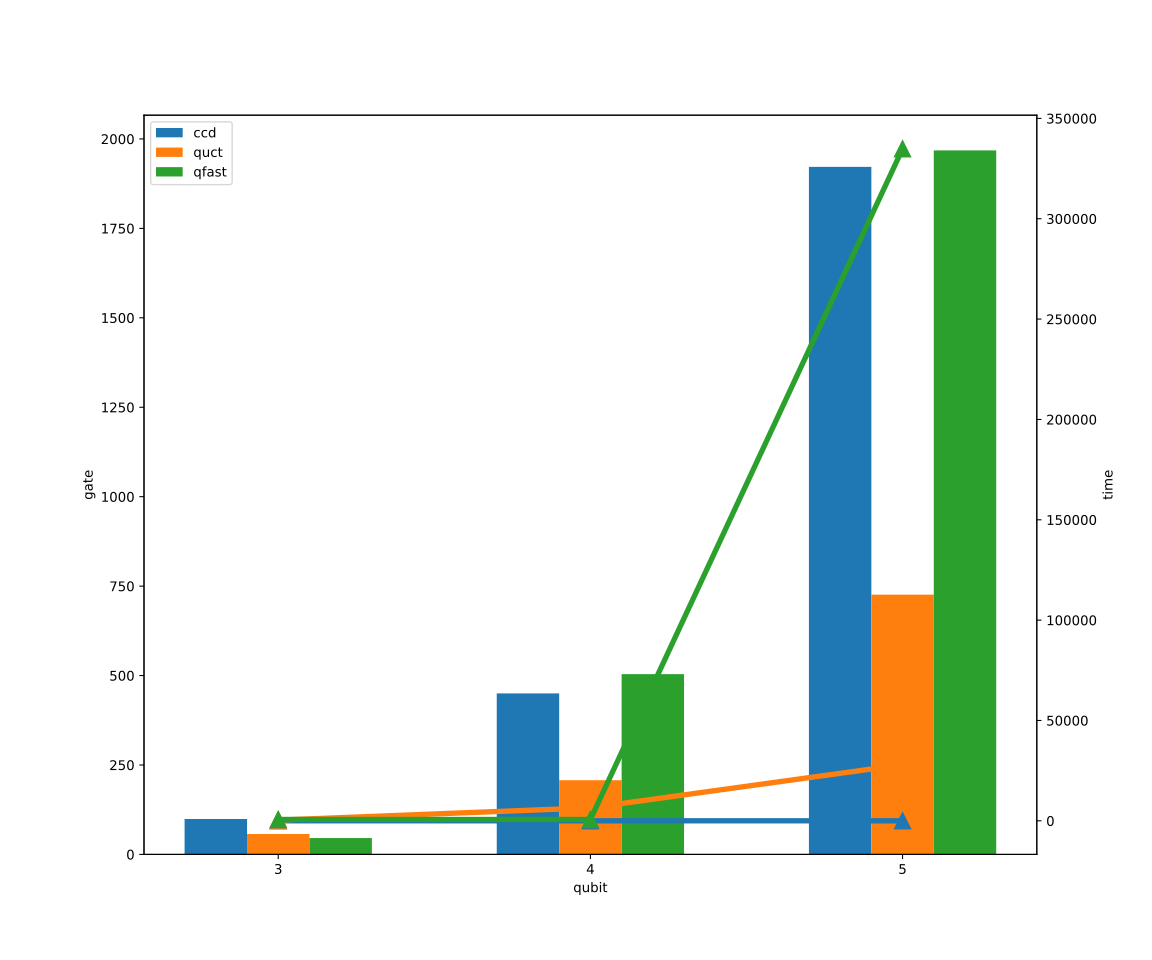

The script that saved this image:

from ae.synthesis.load_syn_result import load_baseline, load_baseline_Unitary, load_quct
import  matplotlib.pyplot as plt
import numpy as np

gate_nums, times = [], []
for n_qubits in range(3,6):
    type = 'random'

    gate_num, cnot_num, depths, time= load_baseline(n_qubits, type, 'CSD Synthesiser')
    gate_nums.append(gate_num)
    times.append(time)
    gate_num, cnot_num, depths, time = load_quct(n_qubits, type, )
    gate_nums.append(gate_num)
    times.append(time)
    gate_num, cnot_num, depth, time= load_baseline(n_qubits, type, 'QFast Synthesiser')
    gate_nums.append(gate_num)
    times.append(time)



gate_nums = np.array(gate_nums).reshape((-1,3)).T
times = np.array(times).reshape((-1,3)).T

fig, ax = plt.subplots(figsize= (12,10))
x =  np.arange(3,6) * 10
ax.bar(x-2, gate_nums[0], width = 2, label = 'ccd')
ax.bar(x, gate_nums[1], width = 2, label = 'quct')
ax.bar(x+2, gate_nums[2], width = 2, label = 'qfast')
ax.legend()
ax.set_xlabel('qubit')
ax.set_ylabel('gate')
ax.set_xticks(x)
ax.set_xticklabels(np.arange(3,6))

ax2 = ax.twinx()
ax2.plot(x, times[0], linewidth = 4, marker = '^', markersize = 12, label = 'ccd')
ax2.plot(x, times[1], linewidth = 4, marker = '^', markersize = 12, label = 'quct')
ax2.plot(x, times[2], linewidth = 4, marker = '^', markersize = 12, label = 'qfast')
ax2.set_ylabel('time')
fig.savefig('compare_synthesis.svg')

